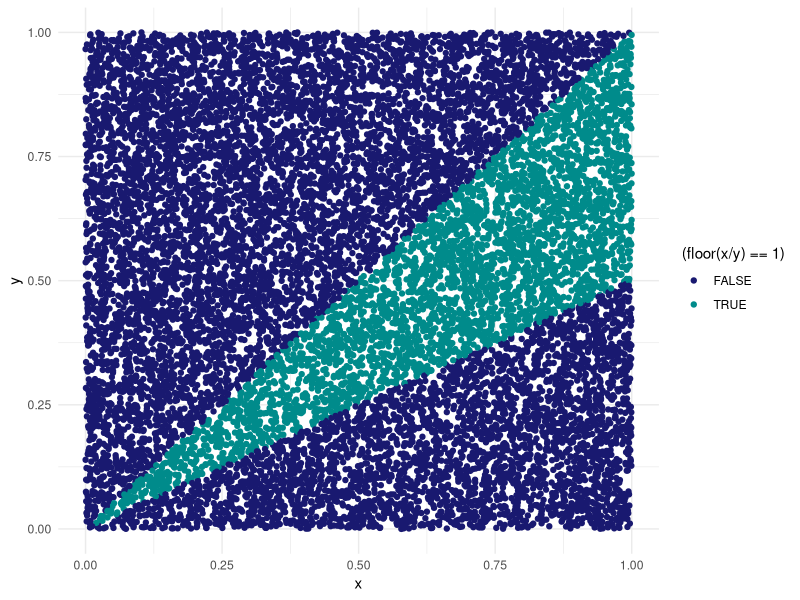
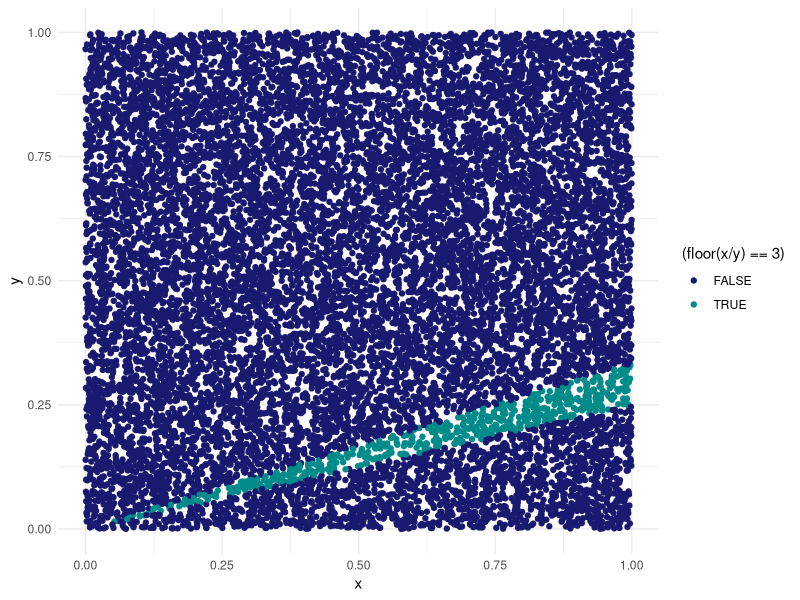
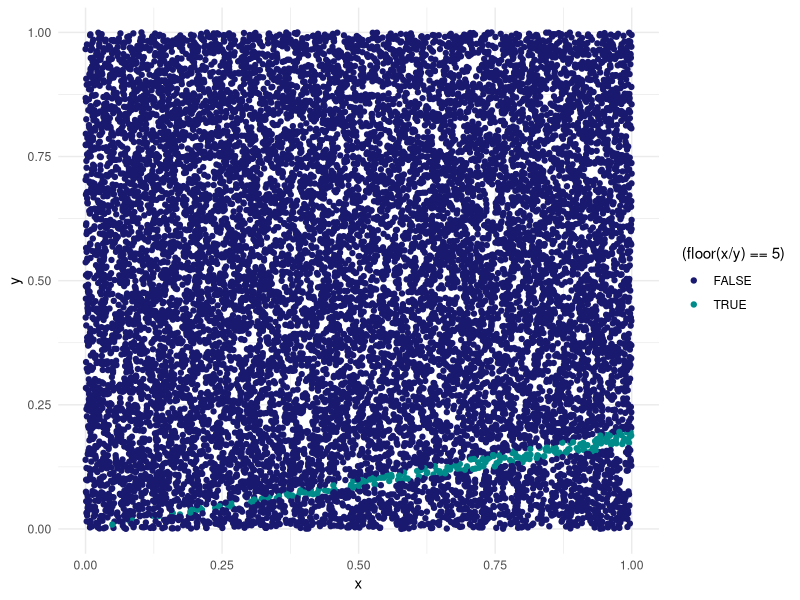
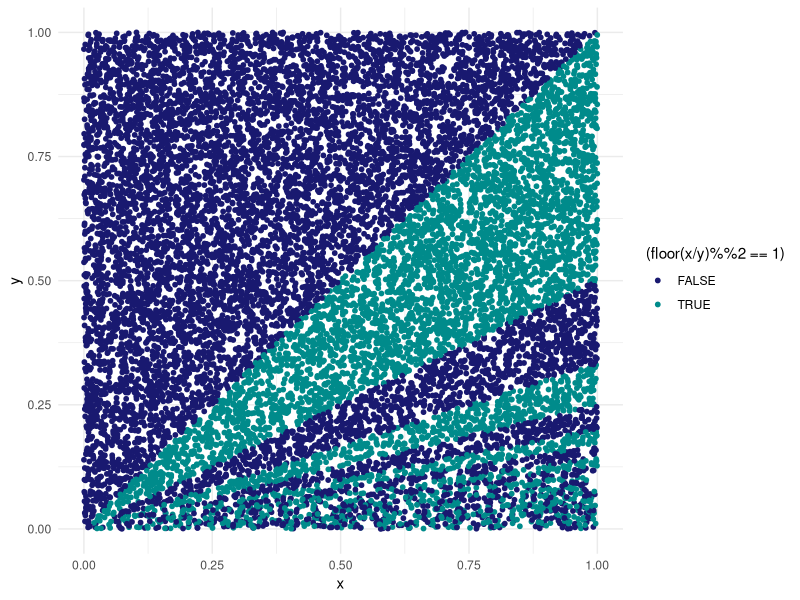

R code for these plots, in order:
## ---- chunk 1
library(tidyverse)
data_points <- tibble(
  x = runif(15000, 0, 1),
  y = runif(15000, 0, 1)
)
floor_plot <- function(data, z) {
  data %>% 
    ggplot(aes(x, y , color  = (floor(x/y) == {{ z }}))) +
    geom_point(size = 1.5) +
    scale_color_manual(values = c("midnightblue", "cyan4")) +
    theme_minimal()
}
floor_plot(data_points, 1)
## ---- chunk 2
floor_plot(data_points, 3)
## ---- chunk 3
floor_plot(data_points, 5)
## ---- chunk 4
data_points %>% 
  ggplot(aes(x, y, color = (floor(x/y)%%2 == 1))) +
  geom_point(size = 1.3) +
  scale_color_manual(values = c("midnightblue", "cyan4")) +
  theme_minimal()
